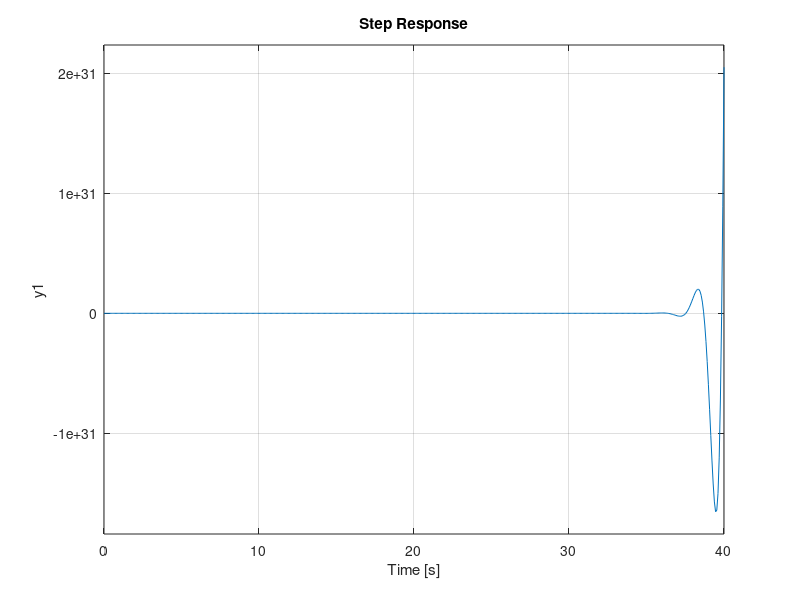

Source code (MATLAB):
clear all
close all
clc

h1=tf([1],[1 1]);
g2=tf([1],[1 1 8]);
g4=tf([10],[1 1]);
g3=tf([20],[1 1]);
h2=tf(5,[1 0]);
k1=2;

t1=feedback(g3*g2,h2,-1);
t2=series(k1*t1,g4);
SYS1=feedback(t2,h1,-1);

t3=series(-k1*h1,g4);
t4=parallel(t3,-h2);
t5=series(t4,g2);
t6=feedback(g3,t5,1);
SYS2=series(t3,t4);

t7=feedback(g2*g3,h2,-1);
t8=series(k1*h1,t7);
SYS3=feedback(g4,t8,1);

sys=SYS1+SYS2+SYS3
step(sys)